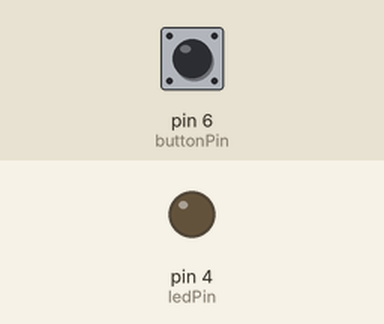
A sketch run on a simulated Arduino Uno, built with avr-gcc and run on an emulated ATmega328P. Parts: output pins drawn as LEDs (lit = HIGH). Inputs (shaded band) come from the test bench; at power-on: pin 6 (buttonPin) HIGH.

Above: at 1.2 s.
1.3 s: pin 6 (buttonPin) pulled LOW for 0.15 s
At 1.37 s:
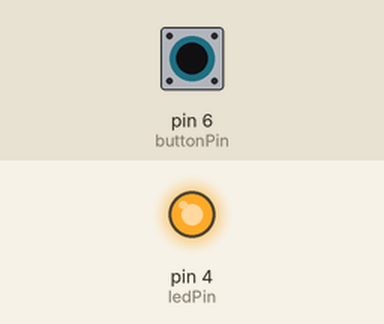
2.9 s: pin 6 (buttonPin) pulled LOW for 3.2 s
At 7.3 s:
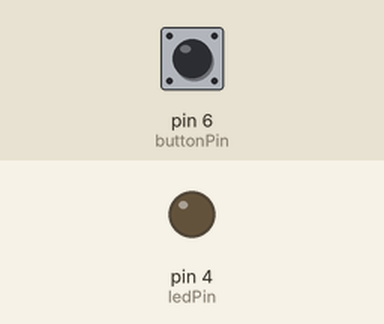
Timing chart, 0 to 8.8 s (numbered marks = the images above; inputs shaded):
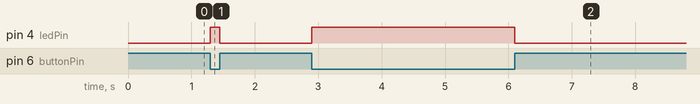

The sketch:

task3.ino
```cpp
const int ledPin = 4;
const int buttonPin = 6;

int buttonState;

void setup() {
  pinMode(ledPin, OUTPUT);
  pinMode(buttonPin, INPUT);
}

void loop() {
  buttonState = digitalRead(buttonPin);

  if (buttonState == LOW) {
    digitalWrite(ledPin, HIGH);
  } else {
    digitalWrite(ledPin, LOW);
  }
}
```

Measured:
- after the input at 1.3 s, pin 4 (ledPin): LOW → HIGH at once, → LOW 0.15 s later
- after the input at 2.9 s, pin 4 (ledPin): LOW → HIGH at once, → LOW 3.2 s later
